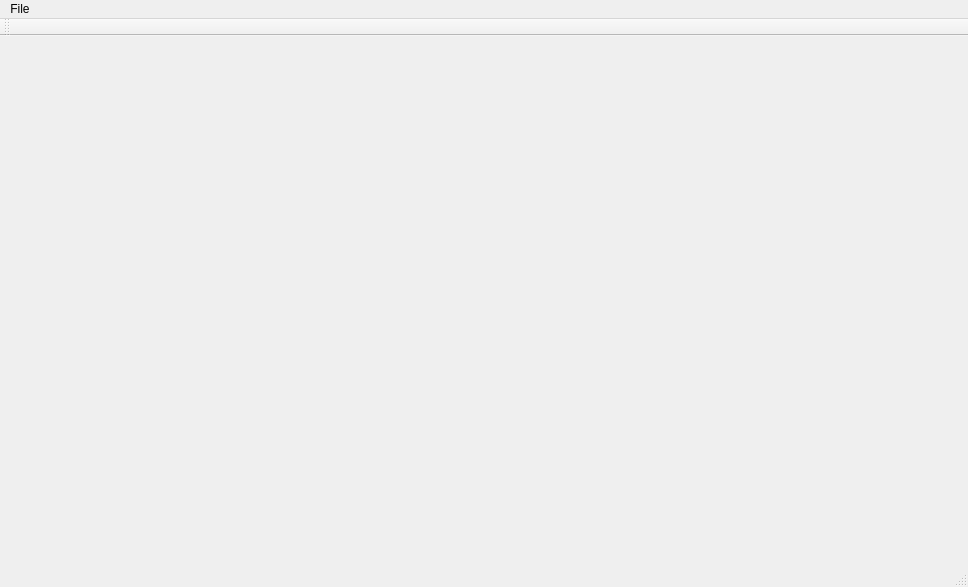
<?xml version="1.0" encoding="UTF-8"?>
<ui version="4.0">
 <class>MainWindowClass</class>
 <widget class="QMainWindow" name="MainWindowClass">
  <property name="geometry">
   <rect>
    <x>0</x>
    <y>0</y>
    <width>968</width>
    <height>587</height>
   </rect>
  </property>
  <property name="windowTitle">
   <string>MainWindow</string>
  </property>
  <widget class="QWidget" name="centralWidget"/>
  <widget class="QMenuBar" name="menuBar">
   <property name="geometry">
    <rect>
     <x>0</x>
     <y>0</y>
     <width>968</width>
     <height>21</height>
    </rect>
   </property>
   <widget class="QMenu" name="menuFile">
    <property name="title">
     <string>File</string>
    </property>
    <addaction name="actionOpen"/>
    <addaction name="separator"/>
    <addaction name="actionExit"/>
   </widget>
   <addaction name="menuFile"/>
  </widget>
  <widget class="QToolBar" name="mainToolBar">
   <attribute name="toolBarArea">
    <enum>TopToolBarArea</enum>
   </attribute>
   <attribute name="toolBarBreak">
    <bool>false</bool>
   </attribute>
  </widget>
  <widget class="QStatusBar" name="statusBar"/>
  <action name="actionExit">
   <property name="text">
    <string>Exit</string>
   </property>
  </action>
  <action name="actionOpen">
   <property name="text">
    <string>Open</string>
   </property>
   <property name="shortcut">
    <string>Ctrl+O</string>
   </property>
  </action>
 </widget>
 <layoutdefault spacing="6" margin="11"/>
 <resources>
  <include location="MainWindow.qrc"/>
 </resources>
 <connections/>
</ui>
